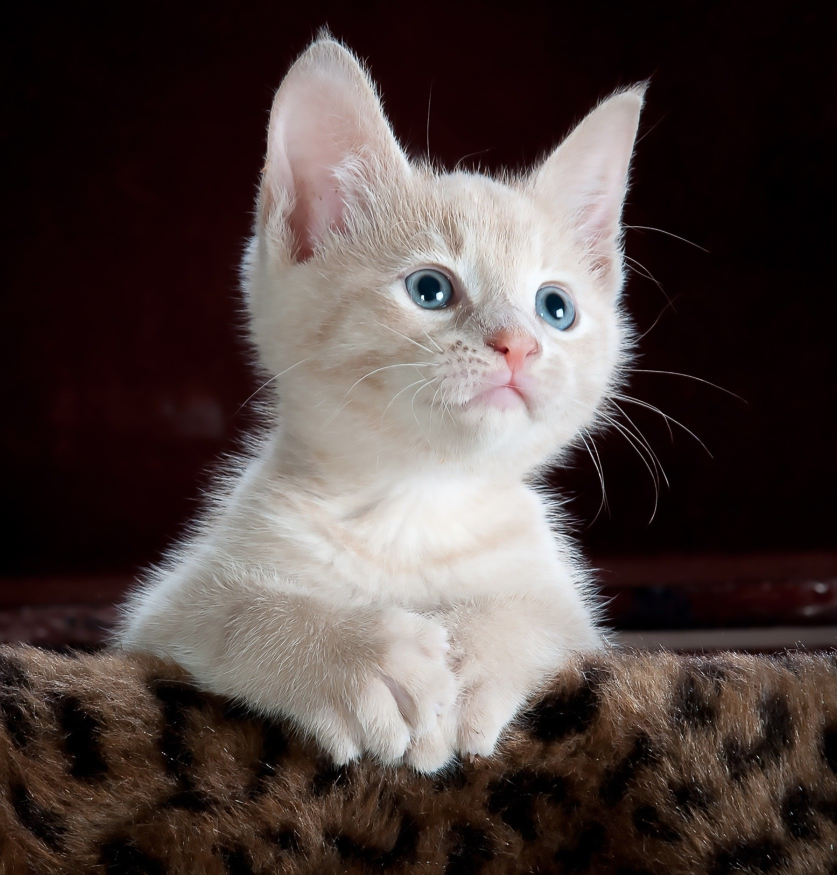
#> input picture pics/1.jpg, 1674 x 1750 px (shown at 1/2 size)
$ python image_transformations.py
#> lines starting #> are read from the running program, lines starting #| are printed output that depends on the picture
import cv2 as cv
import numpy as np

img = cv.imread('pics/1.jpg')
#> img is the input picture: shape (1750, 1674, 3); mean B, G, R 64.1, 66.7, 78.5

cv.imshow('cat', img)

#Translation
def translate(img, x, y):
    #transMat is translation matrix
#> called with x = -100, y = 100
    transMat = np.float32([[1,0,x],[0,1,y]])
    dimensions = (img.shape[1], img.shape[0])
#> dimensions = (1674, 1750)
    return cv.warpAffine(img, transMat, dimensions)
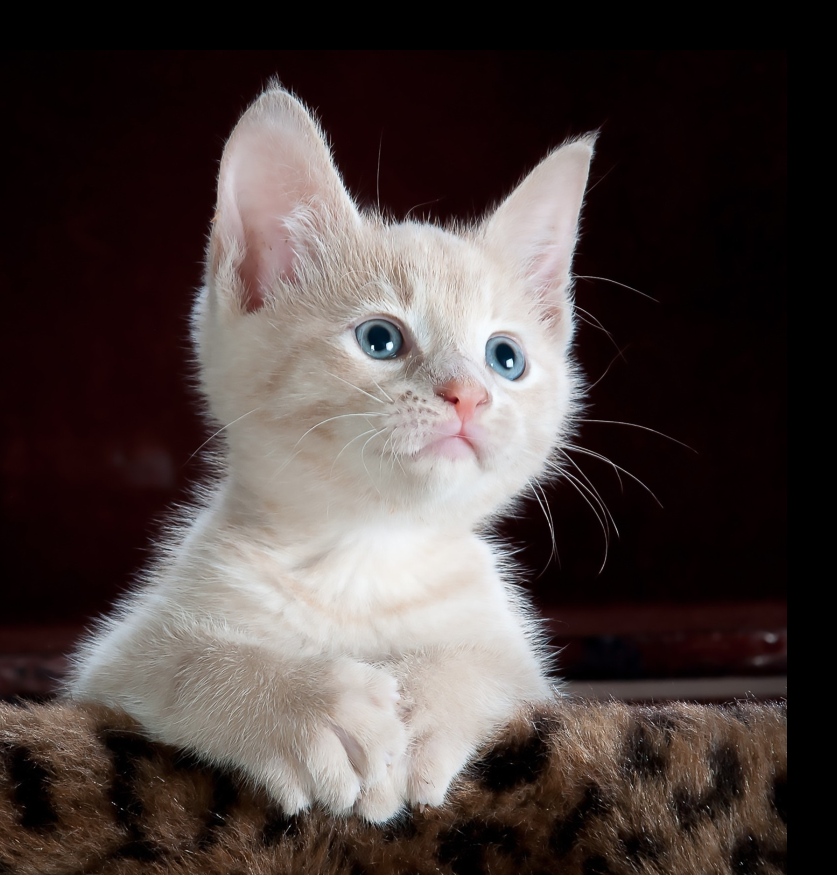
#> returned value: shape (1750, 1674, 3) (shown at 1/2 size); mean of channels 0, 1, 2 62.7, 64.8, 75.2; drawn as B, G, R

# -x --> Left
# -y --> Up
# x --> Right
# y --> Down

translated = translate(img, -100, 100)
cv.imshow('Translated', translated)

#Rotation
def rotate(img, angle, rotPoint=None):
#> called with angle = 45
    (height, width) = img.shape[:2]
#> height = 1750; width = 1674

    if rotPoint is None:
        rotPoint = (width//2, height//2)
#> rotPoint = (837, 875)
    #rotation matrix
    rotMat = cv.getRotationMatrix2D(rotPoint, angle, 1.0)
    dimensions = (width, height)
#> dimensions = (1674, 1750)

    return cv.warpAffine(img, rotMat, dimensions)
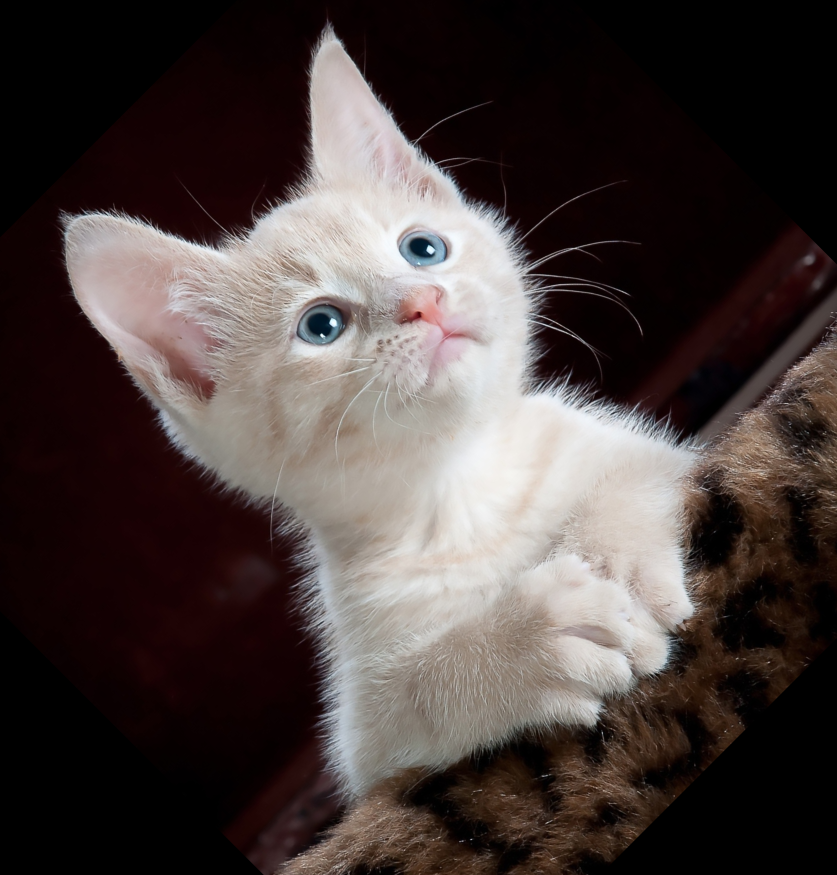
#> returned value: shape (1750, 1674, 3) (shown at 1/2 size); mean of channels 0, 1, 2 61.7, 63.7, 73.5; drawn as B, G, R

rotated = rotate(img, 45)
cv.imshow('Rotated', rotated)

#rotating rotated image
rotated_rotated = rotate(rotated, -45)
#> call 2 of rotate, with angle = -45
#> in rotate (call 2), `return cv.warpAffine(img, rotMat, dimensions)`:
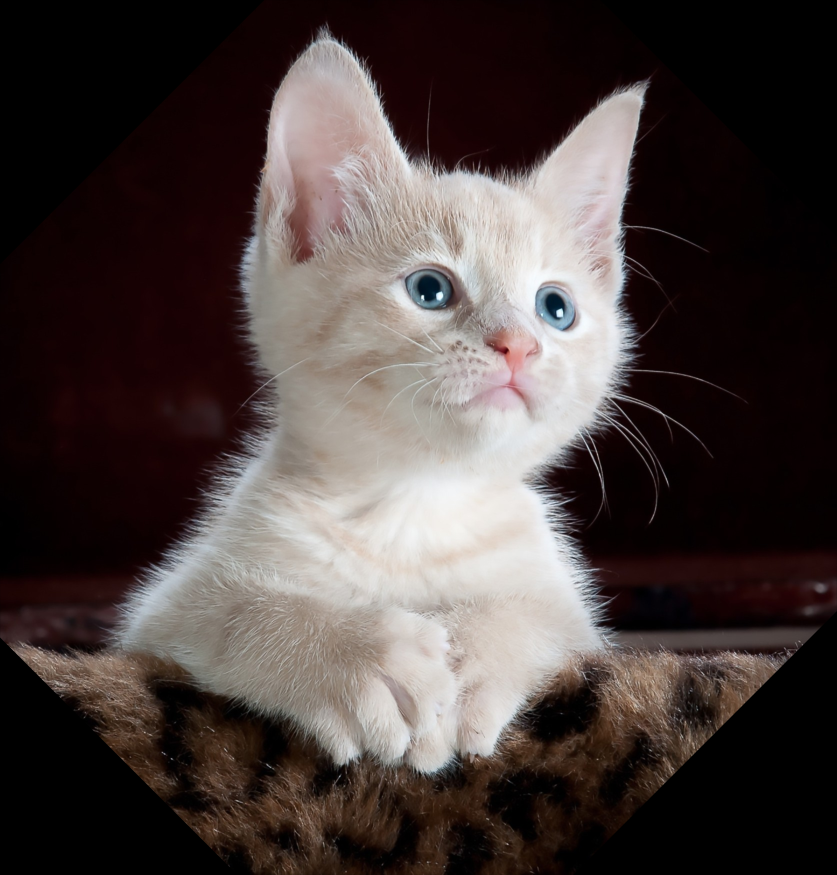
#> returned value: shape (1750, 1674, 3) (shown at 1/2 size); mean of channels 0, 1, 2 61.7, 63.7, 73.5; drawn as B, G, R
cv.imshow('Rotated Rotated', rotated_rotated)


#resize
#interpolation by default is INTER_AREA for shrinking image
#for enlarging INTER_LINEAR or INTER_CUBIC
#INTER_CUBIC is slower but better & HQ
resized = cv.resize(img, (500, 500), interpolation=cv.INTER_CUBIC)
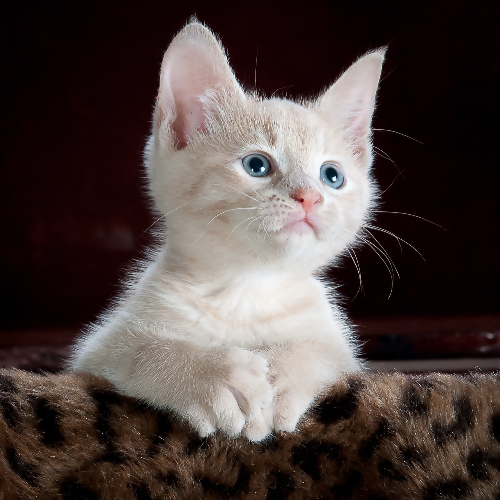
#> resized: shape (500, 500, 3); mean B, G, R 64.1, 66.7, 78.5
cv.imshow('resized', resized)


#flipping
#0 to flip vertically
#1 to flip horizontaly
flip = cv.flip(img, 0)
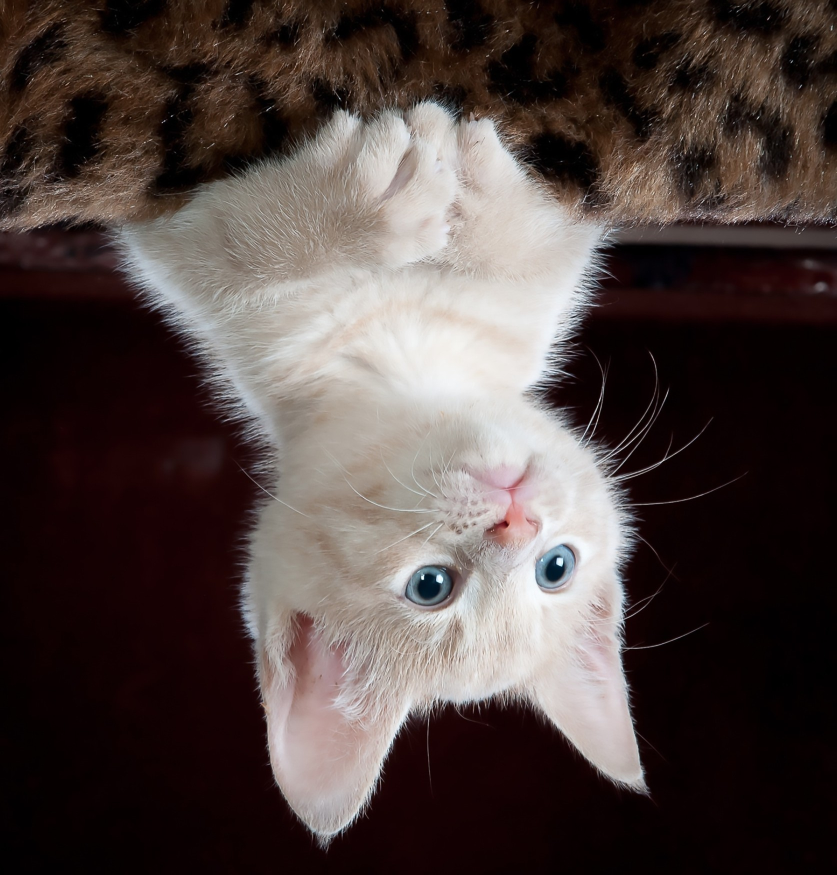
#> flip: shape (1750, 1674, 3) (shown at 1/2 size); mean B, G, R 64.1, 66.7, 78.5
cv.imshow('flip', flip)


#cropping
cropped = img[200:400, 300:400]
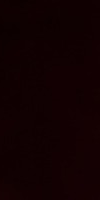
#> cropped: shape (200, 100, 3); mean B, G, R 1.7, 0.6, 17.3
cv.imshow('Cropped', cropped)


cv.waitKey(0)

$ run again, with pics/4.jpg copied over pics/1.jpg
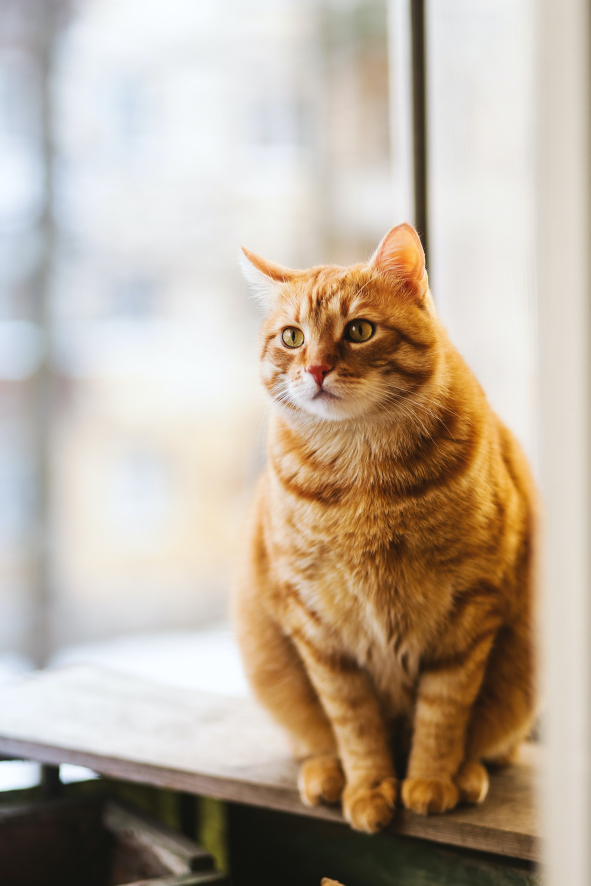
#> input picture pics/4.jpg, 1771 x 2657 px (shown at 1/3 size)
#> img is the input picture: shape (2657, 1771, 3); mean B, G, R 157.9, 174.2, 188.7
#> `flip = cv.flip(img, 0)`:
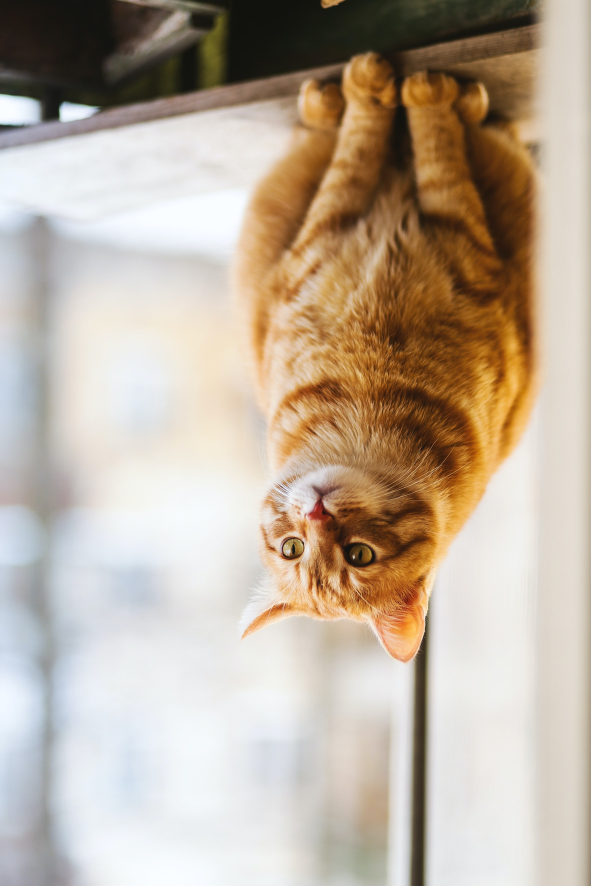
#> flip: shape (2657, 1771, 3) (shown at 1/3 size); mean B, G, R 157.9, 174.2, 188.7
#> `cropped = img[200:400, 300:400]`:
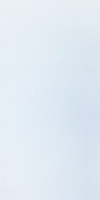
#> cropped: shape (200, 100, 3); mean B, G, R 242.9, 233.9, 224.8
